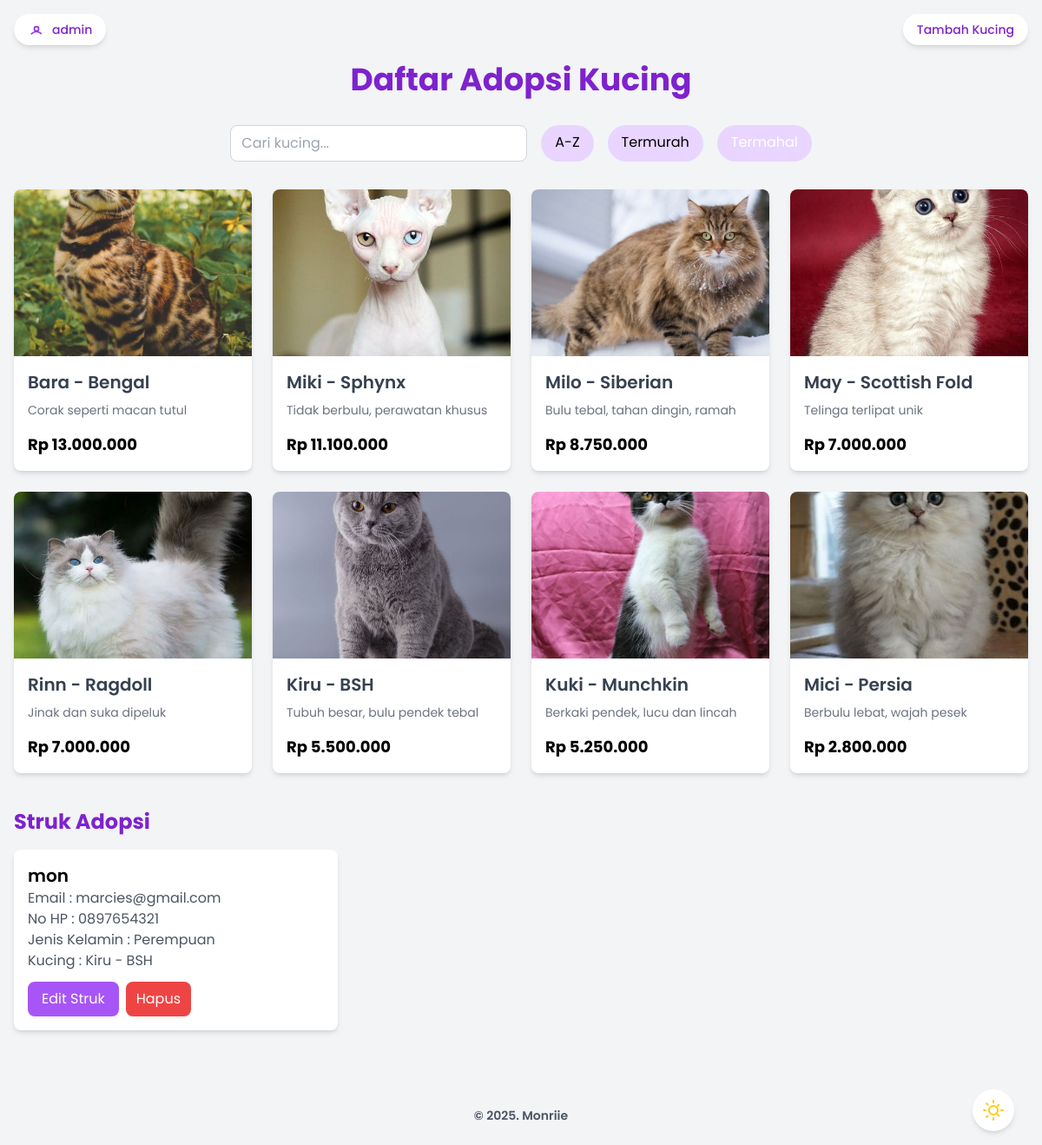
The page /?sort=termahal (signed in) on the database its author committed.
### tables this page shows
CREATE TABLE `cats` (
  `id` int NOT NULL,
  `img` varchar(255) NOT NULL,
  `name` varchar(100) NOT NULL,
  `description` varchar(255) NOT NULL,
  `price` int NOT NULL,
  `created_at` timestamp NOT NULL DEFAULT CURRENT_TIMESTAMP,
  `updated_at` timestamp NOT NULL DEFAULT CURRENT_TIMESTAMP ON UPDATE CURRENT_TIMESTAMP
);

CREATE TABLE `adoptions` (
  `id` int NOT NULL,
  `cat_id` int DEFAULT NULL,
  `name` varchar(100) NOT NULL,
  `email` varchar(100) NOT NULL,
  `phone` varchar(20) NOT NULL,
  `gender` enum('Laki-laki','Perempuan') NOT NULL,
  `adoption_date` timestamp NOT NULL DEFAULT CURRENT_TIMESTAMP
);

### include/util.php (called while the page is built, shortened)
<?php
$darkMode = isset($_COOKIE['dark_mode']) && $_COOKIE['dark_mode'] === 'true';
?>

### public/index.php (the view, shortened to what this page needs)
<?php
require_once __DIR__ . '/../include/util.php';
$config = new Config();
$conn = $config->getConnection();
class catManager {
    private $conn;
    public function __construct(mysqli $conn) {
        $this->conn = $conn;
    }
    public function getCats($sort = null) {
        $sql = "SELECT * FROM cats";
        if ($sort === 'a-z') {
            $sql .= " ORDER BY name ASC";
        } elseif ($sort === 'termurah') {
            $sql .= " ORDER BY price ASC";
        } elseif ($sort === 'termahal') {
            $sql .= " ORDER BY price DESC";
        }
        $result = mysqli_query($this->conn, $sql);
        return $result ? mysqli_fetch_all($result, MYSQLI_ASSOC) : [];
    }
}
class adoptionManager {
    private $conn;
    public function __construct(mysqli $conn) {
        $this->conn = $conn;
    }
    public function getAdoptions() {
        $sql = "SELECT adoptions.id, adoptions.name, adoptions.email, adoptions.phone, adoptions.gender, cats.name AS cat_name FROM adoptions JOIN cats ON adoptions.cat_id = cats.id";
        $result = mysqli_query($this->conn, $sql);
        return $result ? mysqli_fetch_all($result, MYSQLI_ASSOC) : [];
    }
}
$catManager = new CatManager($conn);
$adoptionManager = new AdoptionManager($conn);
$currentSort = $_GET['sort'] ?? 'all';
$cats = $catManager->getCats($currentSort);
$adoptions = $adoptionManager->getAdoptions();
?>
<!DOCTYPE html>
<html lang="id" class="scroll-smooth <?= $darkMode ? 'dark' : '' ?>">
<head>
    <script src="https://cdn.tailwindcss.com">
    </script>
</head>
<body class="font-[poppins] <?= $darkMode ? 'bg-gray-900' : 'bg-gray-100' ?>">
    <header class="mx-auto mt-10 py-8 max-w-7xl">
        <h1 class="text-4xl font-bold text-center text-purple-700 dark:text-purple-400">Daftar Adopsi Kucing</h1>
    </header>
    <main class="mx-auto px-4 pb-16 max-w-7xl">
        <section aria-labelledby="filter-heading" class="mb-8">
            <nav class="sort_criteria flex justify-center space-x-4">
                <input type="text" id="searchInput" placeholder="Cari kucing..." class="border border-gray-300 rounded-lg px-3 py-2 dark:bg-gray-700 dark:border-gray-600 dark:text-white">
                <a href="?sort=a-z"
                   class="px-4 py-2 dark:bg-purple-900 bg-purple-200 text-black dark:text-white rounded-full hover:bg-purple-300 dark:hover:bg-purple-800 transition <?php echo ($currentSort === 'a-z') ? 'bg-black dark:bg-purple-600 text-white' : ''; ?>"
                   aria-current="<?php echo ($currentSort === 'a-z') ? 'page' : 'false'; ?>">
                    A-Z
                </a>
                <a href="?sort=termurah"
                   class="px-4 py-2 dark:bg-purple-900 bg-purple-200 text-black dark:text-white rounded-full hover:bg-purple-300 dark:hover:bg-purple-800 transition <?php echo ($currentSort === 'termurah') ? 'bg-black dark:bg-purple-600 text-white' : ''; ?>"
                   aria-current="<?php echo ($currentSort === 'termurah') ? 'page' : 'false'; ?>">
                    Termurah
                </a>
                <a href="?sort=termahal"
                   class="px-4 py-2 dark:bg-purple-900 bg-purple-200 text-black dark:text-white rounded-full hover:bg-purple-300 dark:hover:bg-purple-800 transition <?php echo ($currentSort === 'termahal') ? 'bg-black dark:bg-purple-600 text-white' : ''; ?>"
                   aria-current="<?php echo ($currentSort === 'termahal') ? 'page' : 'false'; ?>">
                    Termahal
                </a>
            </nav>
        </section>
        <?php if ($_SESSION['role'] === 'admin') : ?>
            <button id="openPopup" class="fixed top-4 right-4 z-10 flex items-center space-x-2 text-sm font-medium text-purple-700 dark:text-purple-400 bg-white dark:bg-gray-800 px-4 py-2 rounded-full shadow-md hover:bg-purple-100 dark:hover:bg-gray-700 transition" aria-label="Tambah Kucing Baru" aria-haspopup="dialog">
                Tambah Kucing
            </button>
        <?php endif; ?>
        <a href="../app/profile.php" class="fixed top-4 left-4 z-30 flex items-center space-x-2 bg-white dark:text-purple-400 bg-white dark:bg-gray-800 px-4 py-2 rounded-full shadow-md hover:bg-purple-100 dark:hover:bg-gray-700 transition">
            <span class="text-sm font-medium text-purple-700 dark:text-purple-400"><?php echo htmlspecialchars($_SESSION['username'] ?? 'User'); ?></span>
        </a>
        <form method="POST" class="ml-auto">
            <button  type="submit" name="toggle_dark_mode" class="fixed bottom-4 right-8 z-30 flex items-center space-x-2 bg-white dark:bg-gray-700 text-gray-900 dark:text-purple-300 p-3 rounded-full shadow-md hover:shadow-lg transition">
            </button>
        </form>
        <section aria-labelledby="cats-heading">
            <div id="catList" class="catList grid sm:grid-cols-2 md:grid-cols-3 lg:grid-cols-4 gap-6">
                <?php foreach ($cats as $cat): ?>
                    <article
                        class="cat-item bg-white dark:bg-gray-800 rounded-lg shadow-md overflow-hidden hover:shadow-lg"
                        data-name="<?= htmlspecialchars(strtolower($cat['name'])) ?>">
                        <img src="../<?= htmlspecialchars($cat['img']); ?>"
                            alt="<?= htmlspecialchars($cat['name']) ?>"
                            class="w-full h-48 object-cover hover:scale-105">
                        <div class="p-4">
                            <header><h2 class="text-xl font-semibold text-gray-700 dark:text-white"><?= htmlspecialchars($cat['name']) ?></h2></header>
                            <p class="text-gray-500 dark:text-gray-300 text-sm mt-2"><?= htmlspecialchars($cat['description']) ?></p>
                            <p class="text-lg font-bold text-black dark:text-white mt-4">Rp <?= number_format($cat['price'], 0, ',', '.') ?></p>
                        </div>
                    </article>
                <?php endforeach; ?>
            </div>
        </section>
         <section class="mt-10">
            <h2 class="text-2xl font-bold text-purple-700 dark:text-purple-400">Struk Adopsi</h2>
            <div class="grid sm:grid-cols-1 md:grid-cols-2 lg:grid-cols-3 gap-6 mt-4">
                <?php foreach ($adoptions as $adoption) { ?>
                    <div class="bg-white dark:bg-gray-800 p-4 rounded-lg shadow-md">
                        <h3 class="text-xl font-semibold dark:text-white"><?= htmlspecialchars($adoption['name']) ?></h3>
                        <p class="text-gray-600 dark:text-gray-300">Email : <?= htmlspecialchars($adoption['email']) ?></p>
                        <p class="text-gray-600 dark:text-gray-300">No HP : <?= htmlspecialchars($adoption['phone']) ?></p>
                        <p class="text-gray-600 dark:text-gray-300">Jenis Kelamin : <?= htmlspecialchars($adoption['gender']) ?></p>
                        <p class="text-gray-600 dark:text-gray-300">Kucing : <?= htmlspecialchars($adoption['cat_name']) ?></p>
                        <?php if ($_SESSION['role'] === 'admin') : ?>
                            <div class="flex space-x-2 mt-3">
                                <form action="../app/update_struk.php" method="GET" class="inline-block">
                                    <button type="submit" class="bg-purple-500 text-white py-2 px-4 rounded-lg hover:bg-purple-600">
                                        Edit Struk
                                    </button>
                                </form>
                                <form method="POST" class="inline-block">
                                    <button type="submit" name="remove_struk" class="bg-red-500 text-white py-2 px-3 rounded-lg hover:bg-red-600 transition duration-300">
                                        Hapus
                                    </button>
                                </form>
                            </div>
                        <?php endif; ?>
                    </div>
                <?php } ?>
            </div>
        </section>
    </main>
    <footer class="mx-auto px-4 py-6 max-w-7xl text-center text-gray-600 dark:text-gray-400 text-sm font-semibold">
        <p>&copy; <?php echo date('Y'); ?>. Monriie</p>
    </footer>
</body>
</html>

### rows shown on the page
cats: img (picture), name "Bara - Bengal", description "Corak seperti macan tutul", price "13.000.000"
cats: img (picture), name "Miki - Sphynx", description "Tidak berbulu, perawatan khusus", price "11.100.000"
cats: img (picture), name "Milo - Siberian", description "Bulu tebal, tahan dingin, ramah", price "8.750.000"
cats: img (picture), name "May - Scottish Fold", description "Telinga terlipat unik", price "7.000.000"
cats: img (picture), name "Rinn - Ragdoll", description "Jinak dan suka dipeluk", price "7.000.000"
cats: img (picture), name "Kiru - BSH", description "Tubuh besar, bulu pendek tebal", price "5.500.000"
cats: img (picture), name "Kuki - Munchkin", description "Berkaki pendek, lucu dan lincah", price "5.250.000"
cats: img (picture), name "Mici - Persia", description "Berbulu lebat, wajah pesek", price "2.800.000"
adoptions: name "mon", email "marcies@gmail.com", phone "0897654321", gender "Perempuan", cat.name "Kiru - BSH"

### other values the page prints
$_SESSION['username'] "admin"
